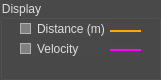
  <widget class="QGroupBox" name="scopeDisplayGroupBox">
   <property name="geometry">
    <rect>
     <x>1080</x>
     <y>160</y>
     <width>161</width>
     <height>80</height>
    </rect>
   </property>
   <property name="sizePolicy">
    <sizepolicy hsizetype="Minimum" vsizetype="Minimum">
     <horstretch>0</horstretch>
     <verstretch>0</verstretch>
    </sizepolicy>
   </property>
   <property name="minimumSize">
    <size>
     <width>161</width>
     <height>80</height>
    </size>
   </property>
   <property name="styleSheet">
    <string notr="true">QToolTip
{
border: 1px solid black;
background-color: #ffa02f;
padding: 1px;
border-radius: 3px;
opacity: 100;
}

QWidget
{
color: #dedede;
background-color: #494949;
}

QWidget:item:hover
{
background-color: QLinearGradient( x1: 0, y1: 0, x2: 0, y2: 1, stop: 0 #ffa02f, stop: 1 #ca0619);
color: #000000;
}

QWidget:item:selected
{
background-color: QLinearGradient( x1: 0, y1: 0, x2: 0, y2: 1, stop: 0 #ffa02f, stop: 1 #d7801a);
}

QMenuBar::item
{
background: transparent;
}

QMenuBar::item:selected
{
background: transparent;
border: 1px solid #ffaa00;
}

QMenuBar::item:pressed
{
background: #444;
border: 1px solid #000;
background-color: QLinearGradient(
x1:0, y1:0,
x2:0, y2:1,
stop:1 #212121,
stop:0.4 #343434/*,
stop:0.2 #343434,
stop:0.1 #ffaa00*/
);
margin-bottom:-1px;
padding-bottom:1px;
}

QMenu
{
border: 1px solid #000;
}

QMenu::item
{
padding: 2px 20px 2px 20px;
}

QMenu::item:selected
{
color: #000000;
}

QWidget:disabled
{
color: #404040;
background-color: #808080;
}

QAbstractItemView
{
background-color: QLinearGradient( x1: 0, y1: 0, x2: 0, y2: 1, stop: 0 #4d4d4d, stop: 0.1 #646464, stop: 1 #5d5d5d);
}

QWidget:focus
{
/*border: 2px solid QLinearGradient( x1: 0, y1: 0, x2: 0, y2: 1, stop: 0 #ffa02f, stop: 1 #d7801a);*/
}

QLineEdit
{
background-color: QLinearGradient( x1: 0, y1: 0, x2: 0, y2: 1, stop: 0 #4d4d4d, stop: 0 #646464, stop: 1 #5d5d5d);
padding: 1px;
border-style: solid;
border: 1px solid #bebebe;
border-radius: 5;
}

QPushButton
{
color: #dedede;
background-color: QLinearGradient( x1: 0, y1: 0, x2: 0, y2: 1, stop: 0 #666666, stop: 0.1 #626262, stop: 0.5 #5e5e5e, stop: 0.9 #5a5a5a, stop: 1 #565656);
border-width: 1px;
border-color: #bebebe;
border-style: solid;
border-radius: 6;
padding: 3px;
font-size: 12px;
padding-left: 5px;
padding-right: 5px;
}

QPushButton:pressed
{
background-color: QLinearGradient( x1: 0, y1: 0, x2: 0, y2: 1, stop: 0 #2d2d2d, stop: 0.1 #2b2b2b, stop: 0.5 #292929, stop: 0.9 #282828, stop: 1 #252525);
}

QComboBox
{
selection-background-color: #ffaa00;
background-color: QLinearGradient( x1: 0, y1: 0, x2: 0, y2: 1, stop: 0 #565656, stop: 0.1 #525252, stop: 0.5 #4e4e4e, stop: 0.9 #4a4a4a, stop: 1 #464646);
border-style: solid;
border: 1px solid #1e1e1e;
border-radius: 5;
}

QComboBox:hover,QPushButton:hover
{
border: 2px solid QLinearGradient( x1: 0, y1: 0, x2: 0, y2: 1, stop: 0 #ffa02f, stop: 1 #d7801a);
}


QComboBox:on
{
padding-top: 3px;
padding-left: 4px;
background-color: QLinearGradient( x1: 0, y1: 0, x2: 0, y2: 1, stop: 0 #2d2d2d, stop: 0.1 #2b2b2b, stop: 0.5 #292929, stop: 0.9 #282828, stop: 1 #252525);
selection-background-color: #ffaa00;
}

QComboBox QAbstractItemView
{
border: 2px solid darkgray;
selection-background-color: QLinearGradient( x1: 0, y1: 0, x2: 0, y2: 1, stop: 0 #ffa02f, stop: 1 #d7801a);
}

QComboBox::drop-down
{
subcontrol-origin: padding;
subcontrol-position: top right;
width: 15px;

border-left-width: 0px;
border-left-color: darkgray;
border-left-style: solid; /* just a single line */
border-top-right-radius: 3px; /* same radius as the QComboBox */
border-bottom-right-radius: 3px;
}


QGroupBox:focus
{
border: 2px solid QLinearGradient( x1: 0, y1: 0, x2: 0, y2: 1, stop: 0 #ffa02f, stop: 1 #d7801a);
}

QTextEdit:focus
{
border: 2px solid QLinearGradient( x1: 0, y1: 0, x2: 0, y2: 1, stop: 0 #ffa02f, stop: 1 #d7801a);
}

QScrollBar:horizontal {
border: 1px solid #222222;
background: QLinearGradient( x1: 0, y1: 0, x2: 0, y2: 1, stop: 0.0 #121212, stop: 0.2 #282828, stop: 1 #484848);
height: 7px;
margin: 0px 16px 0 16px;
}

QScrollBar::handle:horizontal
{
background: QLinearGradient( x1: 0, y1: 0, x2: 1, y2: 0, stop: 0 #ffa02f, stop: 0.5 #d7801a, stop: 1 #ffa02f);
min-height: 20px;
border-radius: 2px;
}

QScrollBar::add-line:horizontal {
border: 1px solid #1b1b19;
border-radius: 2px;
background: QLinearGradient( x1: 0, y1: 0, x2: 1, y2: 0, stop: 0 #ffa02f, stop: 1 #d7801a);
width: 14px;
subcontrol-position: right;
subcontrol-origin: margin;
}

QScrollBar::sub-line:horizontal {
border: 1px solid #1b1b19;
border-radius: 2px;
background: QLinearGradient( x1: 0, y1: 0, x2: 1, y2: 0, stop: 0 #ffa02f, stop: 1 #d7801a);
width: 14px;
subcontrol-position: left;
subcontrol-origin: margin;
}

QScrollBar::right-arrow:horizontal, QScrollBar::left-arrow:horizontal
{
border: 1px solid black;
width: 1px;
height: 1px;
background: white;
}

QScrollBar::add-page:horizontal, QScrollBar::sub-page:horizontal
{
background: none;
}

QScrollBar:vertical
{
background: QLinearGradient( x1: 0, y1: 0, x2: 1, y2: 0, stop: 0.0 #121212, stop: 0.2 #282828, stop: 1 #484848);
width: 7px;
margin: 16px 0 16px 0;
border: 1px solid #222222;
}

QScrollBar::handle:vertical
{
background: QLinearGradient( x1: 0, y1: 0, x2: 0, y2: 1, stop: 0 #ffa02f, stop: 0.5 #d7801a, stop: 1 #ffa02f);
min-height: 20px;
border-radius: 2px;
}

QScrollBar::add-line:vertical
{
border: 1px solid #1b1b19;
border-radius: 2px;
background: QLinearGradient( x1: 0, y1: 0, x2: 0, y2: 1, stop: 0 #ffa02f, stop: 1 #d7801a);
height: 14px;
subcontrol-position: bottom;
subcontrol-origin: margin;
}

QScrollBar::sub-line:vertical
{
border: 1px solid #1b1b19;
border-radius: 2px;
background: QLinearGradient( x1: 0, y1: 0, x2: 0, y2: 1, stop: 0 #d7801a, stop: 1 #ffa02f);
height: 14px;
subcontrol-position: top;
subcontrol-origin: margin;
}

QScrollBar::up-arrow:vertical, QScrollBar::down-arrow:vertical
{
border: 1px solid black;
width: 1px;
height: 1px;
background: white;
}


QScrollBar::add-page:vertical, QScrollBar::sub-page:vertical
{
background: none;
}

QTextEdit
{
background-color: #242424;
}

QPlainTextEdit
{
background-color: #242424;
}

QHeaderView::section
{
background-color: QLinearGradient(x1:0, y1:0, x2:0, y2:1, stop:0 #616161, stop: 0.5 #505050, stop: 0.6 #434343, stop:1 #656565);
color: white;
padding-left: 4px;
border: 1px solid #6c6c6c;
}

QCheckBox:disabled
{
color: #414141;
}

QDockWidget::title
{
text-align: center;
spacing: 3px; /* spacing between items in the tool bar */
background-color: QLinearGradient(x1:0, y1:0, x2:0, y2:1, stop:0 #808080, stop: 0.5 #242424, stop:1 #808080);
}

QDockWidget::close-button, QDockWidget::float-button
{
text-align: center;
spacing: 1px; /* spacing between items in the tool bar */
background-color: QLinearGradient(x1:0, y1:0, x2:0, y2:1, stop:0 #808080, stop: 0.5 #242424, stop:1 #808080);
}

QDockWidget::close-button:hover, QDockWidget::float-button:hover
{
background: #242424;
}

QDockWidget::close-button:pressed, QDockWidget::float-button:pressed
{
padding: 1px -1px -1px 1px;
}

QMainWindow::separator
{
background-color: QLinearGradient(x1:0, y1:0, x2:0, y2:1, stop:0 #161616, stop: 0.5 #151515, stop: 0.6 #212121, stop:1 #343434);
color: white;
padding-left: 4px;
border: 1px solid #4c4c4c;
spacing: 3px; /* spacing between items in the tool bar */
}

QMainWindow::separator:hover
{

background-color: QLinearGradient(x1:0, y1:0, x2:0, y2:1, stop:0 #d7801a, stop:0.5 #b56c17 stop:1 #ffa02f);
color: white;
padding-left: 4px;
border: 1px solid #6c6c6c;
spacing: 3px; /* spacing between items in the tool bar */
}

QToolBar::handle
{
spacing: 3px; /* spacing between items in the tool bar */
background: url(:/images/handle.png);
}

QMenu::separator
{
height: 2px;
background-color: QLinearGradient(x1:0, y1:0, x2:0, y2:1, stop:0 #161616, stop: 0.5 #151515, stop: 0.6 #212121, stop:1 #343434);
color: white;
padding-left: 4px;
margin-left: 10px;
margin-right: 5px;
}

QProgressBar
{
border: 2px solid grey;
border-radius: 5px;
text-align: center;
}

QProgressBar::chunk
{
background-color: #d7801a;
width: 2.15px;
margin: 0.5px;
}

QTabBar::tab {
color: #b1b1b1;
border: 2px solid #dedede;
border-radius: 5px;
border-bottom-style: none;
background-color: #202020;
padding-left: 10px;
padding-right: 10px;
padding-top: 3px;
padding-bottom: 2px;
margin-right: -1px;
}

QTabWidget::pane {
border: 2px solid #dedede;
border-radius: 5px;
top: -2px;
}

QTabBar::tab:last
{
margin-right: 0; /* the last selected tab has nothing to overlap with on the right */
border-top-right-radius: 5px;
border-bottom-left-radius: 1px;
border-bottom-right-radius: 1px;
border-bottom-style:solid;
}

QTabBar::tab:first:!selected
{
margin-left: 0px; /* the last selected tab has nothing to overlap with on the right */

border-top-left-radius: 5px;
border-bottom-left-radius: 1px;
border-bottom-right-radius: 1px;
border-bottom-style:solid;
}

QTabBar::tab:!selected
{
color: #b1b1b1;
border-bottom-style: none;
border-bottom-left-radius: 1px;
border-bottom-right-radius: 1px;
border-bottom-style:solid;
margin-top: 3px;
}

QTabBar::tab:selected
{
color: #dedede;
border-top-left-radius: 5px;
border-top-right-radius: 5px;
border-bottom-left-radius: 1px;
border-bottom-right-radius: 1px;
border-bottom-color: #404040;
background-color: #404040;

border-bottom-style:solid;
margin-bottom: 0px;
}

QTabBar::tab:!selected:hover
{
/*border-top: 2px solid #ffaa00;
padding-bottom: 3px;*/
border-top-left-radius: 5px;
border-top-right-radius: 5px;
border-bottom-left-radius: 1px;
border-bottom-right-radius: 1px;
border-bottom-style:solid;
background-color: QLinearGradient(x1:0, y1:0, x2:0, y2:1, stop:1 #212121, stop:0.4 #343434, stop:0.2 #343434, stop:0.1 #ffaa00);
}


QRadioButton::indicator:checked, QRadioButton::indicator:unchecked{
color: #b1b1b1;
background-color: #808080;
border: 1px solid #b1b1b1;
border-radius: 6px;
}

QRadioButton::indicator:checked
{
background-color: qradialgradient(
cx: 0.5, cy: 0.5,
fx: 0.5, fy: 0.5,
radius: 1.0,
stop: 0.25 #ffaa00,
stop: 0.3 #808080
);
}

QRadioButton::indicator
{
border-radius: 6px;
}

 QRadioButton::indicator:disabled
{
border: 1px solid #444;
}

QRadioButton::indicator:hover, QCheckBox::indicator:hover
{
border: 1px solid #ffaa00;
}


QCheckBox::indicator
{
color: #b1b1b1;
background-color: #808080;
border: 1px solid #b1b1b1;
width: 9px;
height: 9px;
}

QCheckBox::indicator:disabled
{
border: 1px solid #444;
}

QCheckBox:disabled
{
color: #414141;
}

QCheckBox::indicator{
color: #b1b1b1;
background-color: #808080;
border: 1px solid #b1b1b1;
width: 9px;
height: 9px;
}

QCheckBox::indicator:checked, QCheckBox::indicator:unchecked{
color: #b1b1b1;
background-color: #808080;
border: 1px solid #b1b1b1;
border-radius: 6px;
}

QCheckBox::indicator:checked
{
background-color: qradialgradient(
cx: 0.5, cy: 0.5,
fx: 0.5, fy: 0.5,
radius: 1.0,
stop: 0.25 #ffaa00,
stop: 0.3 #808080
);
}
</string>
   </property>
   <property name="title">
    <string>Display</string>
   </property>
   <widget class="QCheckBox" name="scopeDisplayDistanceCheckBox">
    <property name="geometry">
     <rect>
      <x>20</x>
      <y>20</y>
      <width>91</width>
      <height>17</height>
     </rect>
    </property>
    <property name="text">
     <string>Distance (m)</string>
    </property>
    <property name="checked">
     <bool>true</bool>
    </property>
    <property name="tristate">
     <bool>false</bool>
    </property>
   </widget>
   <widget class="QCheckBox" name="scopeDisplayVelocityCheckBox">
    <property name="geometry">
     <rect>
      <x>20</x>
      <y>40</y>
      <width>91</width>
      <height>17</height>
     </rect>
    </property>
    <property name="text">
     <string>Velocity</string>
    </property>
   </widget>
   <widget class="Line" name="distanceLine">
    <property name="geometry">
     <rect>
      <x>110</x>
      <y>26</y>
      <width>31</width>
      <height>10</height>
     </rect>
    </property>
    <property name="palette">
     <palette>
      <active>
       <colorrole role="WindowText">
        <brush brushstyle="SolidPattern">
         <color alpha="255">
          <red>255</red>
          <green>170</green>
          <blue>0</blue>
         </color>
        </brush>
       </colorrole>
       <colorrole role="Button">
        <brush brushstyle="SolidPattern">
         <color alpha="255">
          <red>73</red>
          <green>73</green>
          <blue>73</blue>
         </color>
        </brush>
       </colorrole>
       <colorrole role="Text">
        <brush brushstyle="SolidPattern">
         <color alpha="255">
          <red>255</red>
          <green>170</green>
          <blue>0</blue>
         </color>
        </brush>
       </colorrole>
       <colorrole role="ButtonText">
        <brush brushstyle="SolidPattern">
         <color alpha="255">
          <red>255</red>
          <green>170</green>
          <blue>0</blue>
         </color>
        </brush>
       </colorrole>
       <colorrole role="Base">
        <brush brushstyle="SolidPattern">
         <color alpha="255">
          <red>73</red>
          <green>73</green>
          <blue>73</blue>
         </color>
        </brush>
       </colorrole>
       <colorrole role="Window">
        <brush brushstyle="SolidPattern">
         <color alpha="255">
          <red>73</red>
          <green>73</green>
          <blue>73</blue>
         </color>
        </brush>
       </colorrole>
      </active>
      <inactive>
       <colorrole role="WindowText">
        <brush brushstyle="SolidPattern">
         <color alpha="255">
          <red>255</red>
          <green>170</green>
          <blue>0</blue>
         </color>
        </brush>
       </colorrole>
       <colorrole role="Button">
        <brush brushstyle="SolidPattern">
         <color alpha="255">
          <red>73</red>
          <green>73</green>
          <blue>73</blue>
         </color>
        </brush>
       </colorrole>
       <colorrole role="Text">
        <brush brushstyle="SolidPattern">
         <color alpha="255">
          <red>255</red>
          <green>170</green>
          <blue>0</blue>
         </color>
        </brush>
       </colorrole>
       <colorrole role="ButtonText">
        <brush brushstyle="SolidPattern">
         <color alpha="255">
          <red>255</red>
          <green>170</green>
          <blue>0</blue>
         </color>
        </brush>
       </colorrole>
       <colorrole role="Base">
        <brush brushstyle="SolidPattern">
         <color alpha="255">
          <red>73</red>
          <green>73</green>
          <blue>73</blue>
         </color>
        </brush>
       </colorrole>
       <colorrole role="Window">
        <brush brushstyle="SolidPattern">
         <color alpha="255">
          <red>73</red>
          <green>73</green>
          <blue>73</blue>
         </color>
        </brush>
       </colorrole>
      </inactive>
      <disabled>
       <colorrole role="WindowText">
        <brush brushstyle="SolidPattern">
         <color alpha="255">
          <red>255</red>
          <green>170</green>
          <blue>0</blue>
         </color>
        </brush>
       </colorrole>
       <colorrole role="Button">
        <brush brushstyle="SolidPattern">
         <color alpha="255">
          <red>128</red>
          <green>128</green>
          <blue>128</blue>
         </color>
        </brush>
       </colorrole>
       <colorrole role="Text">
        <brush brushstyle="SolidPattern">
         <color alpha="255">
          <red>255</red>
          <green>170</green>
          <blue>0</blue>
         </color>
        </brush>
       </colorrole>
       <colorrole role="ButtonText">
        <brush brushstyle="SolidPattern">
         <color alpha="255">
          <red>255</red>
          <green>170</green>
          <blue>0</blue>
         </color>
        </brush>
       </colorrole>
       <colorrole role="Base">
        <brush brushstyle="SolidPattern">
         <color alpha="255">
          <red>128</red>
          <green>128</green>
          <blue>128</blue>
         </color>
        </brush>
       </colorrole>
       <colorrole role="Window">
        <brush brushstyle="SolidPattern">
         <color alpha="255">
          <red>128</red>
          <green>128</green>
          <blue>128</blue>
         </color>
        </brush>
       </colorrole>
      </disabled>
     </palette>
    </property>
    <property name="layoutDirection">
     <enum>Qt::LeftToRight</enum>
    </property>
    <property name="styleSheet">
     <string notr="true">QWidget
{
color: #ffaa00;
}
</string>
    </property>
    <property name="frameShadow">
     <enum>QFrame::Plain</enum>
    </property>
    <property name="lineWidth">
     <number>2</number>
    </property>
    <property name="orientation">
     <enum>Qt::Horizontal</enum>
    </property>
   </widget>
   <widget class="Line" name="velocityLine">
    <property name="geometry">
     <rect>
      <x>110</x>
      <y>45</y>
      <width>31</width>
      <height>10</height>
     </rect>
    </property>
    <property name="palette">
     <palette>
      <active>
       <colorrole role="WindowText">
        <brush brushstyle="SolidPattern">
         <color alpha="255">
          <red>255</red>
          <green>0</green>
          <blue>255</blue>
         </color>
        </brush>
       </colorrole>
       <colorrole role="Button">
        <brush brushstyle="SolidPattern">
         <color alpha="255">
          <red>73</red>
          <green>73</green>
          <blue>73</blue>
         </color>
        </brush>
       </colorrole>
       <colorrole role="Text">
        <brush brushstyle="SolidPattern">
         <color alpha="255">
          <red>255</red>
          <green>0</green>
          <blue>255</blue>
         </color>
        </brush>
       </colorrole>
       <colorrole role="ButtonText">
        <brush brushstyle="SolidPattern">
         <color alpha="255">
          <red>255</red>
          <green>0</green>
          <blue>255</blue>
         </color>
        </brush>
       </colorrole>
       <colorrole role="Base">
        <brush brushstyle="SolidPattern">
         <color alpha="255">
          <red>73</red>
          <green>73</green>
          <blue>73</blue>
         </color>
        </brush>
       </colorrole>
       <colorrole role="Window">
        <brush brushstyle="SolidPattern">
         <color alpha="255">
          <red>73</red>
          <green>73</green>
          <blue>73</blue>
         </color>
        </brush>
       </colorrole>
      </active>
      <inactive>
       <colorrole role="WindowText">
        <brush brushstyle="SolidPattern">
         <color alpha="255">
          <red>255</red>
          <green>0</green>
          <blue>255</blue>
         </color>
        </brush>
       </colorrole>
       <colorrole role="Button">
        <brush brushstyle="SolidPattern">
         <color alpha="255">
          <red>73</red>
          <green>73</green>
          <blue>73</blue>
         </color>
        </brush>
       </colorrole>
       <colorrole role="Text">
        <brush brushstyle="SolidPattern">
         <color alpha="255">
          <red>255</red>
          <green>0</green>
          <blue>255</blue>
         </color>
        </brush>
       </colorrole>
       <colorrole role="ButtonText">
        <brush brushstyle="SolidPattern">
         <color alpha="255">
          <red>255</red>
          <green>0</green>
          <blue>255</blue>
         </color>
        </brush>
       </colorrole>
       <colorrole role="Base">
        <brush brushstyle="SolidPattern">
         <color alpha="255">
          <red>73</red>
          <green>73</green>
          <blue>73</blue>
         </color>
        </brush>
       </colorrole>
       <colorrole role="Window">
        <brush brushstyle="SolidPattern">
         <color alpha="255">
          <red>73</red>
          <green>73</green>
          <blue>73</blue>
         </color>
        </brush>
       </colorrole>
      </inactive>
      <disabled>
       <colorrole role="WindowText">
        <brush brushstyle="SolidPattern">
         <color alpha="255">
          <red>255</red>
          <green>0</green>
          <blue>255</blue>
         </color>
        </brush>
       </colorrole>
       <colorrole role="Button">
        <brush brushstyle="SolidPattern">
         <color alpha="255">
          <red>128</red>
          <green>128</green>
          <blue>128</blue>
         </color>
        </brush>
       </colorrole>
       <colorrole role="Text">
        <brush brushstyle="SolidPattern">
         <color alpha="255">
          <red>255</red>
          <green>0</green>
          <blue>255</blue>
         </color>
        </brush>
       </colorrole>
       <colorrole role="ButtonText">
        <brush brushstyle="SolidPattern">
         <color alpha="255">
          <red>255</red>
          <green>0</green>
          <blue>255</blue>
         </color>
        </brush>
       </colorrole>
       <colorrole role="Base">
        <brush brushstyle="SolidPattern">
         <color alpha="255">
          <red>128</red>
          <green>128</green>
          <blue>128</blue>
         </color>
        </brush>
       </colorrole>
       <colorrole role="Window">
        <brush brushstyle="SolidPattern">
         <color alpha="255">
          <red>128</red>
          <green>128</green>
          <blue>128</blue>
         </color>
        </brush>
       </colorrole>
      </disabled>
     </palette>
    </property>
    <property name="layoutDirection">
     <enum>Qt::LeftToRight</enum>
    </property>
    <property name="styleSheet">
     <string notr="true">QWidget
{
color: #FF00FF;
}
</string>
    </property>
    <property name="frameShadow">
     <enum>QFrame::Plain</enum>
    </property>
    <property name="lineWidth">
     <number>2</number>
    </property>
    <property name="orientation">
     <enum>Qt::Horizontal</enum>
    </property>
   </widget>
  </widget>
